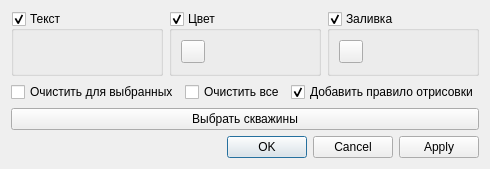
<?xml version="1.0" encoding="UTF-8"?>
<ui version="4.0">
 <author>Alex Russkikh</author>
 <class>wellsMarkDialog_base</class>
 <widget class="QDialog" name="wellsMarkDialog_base">
  <property name="geometry">
   <rect>
    <x>0</x>
    <y>0</y>
    <width>429</width>
    <height>169</height>
   </rect>
  </property>
  <property name="windowTitle">
   <string>Mark wells</string>
  </property>
  <layout class="QVBoxLayout" name="verticalLayout">
   <item>
    <layout class="QHBoxLayout" name="horizontalLayout">
     <item>
      <widget class="QGroupBox" name="grpBox1">
       <property name="title">
        <string>Текст</string>
       </property>
       <property name="checkable">
        <bool>true</bool>
       </property>
       <property name="checked">
        <bool>true</bool>
       </property>
       <layout class="QVBoxLayout" name="verticalLayout_5">
        <item>
         <widget class="QgsFieldExpressionWidget" name="mFieldExpMarkText"/>
        </item>
       </layout>
      </widget>
     </item>
     <item>
      <widget class="QGroupBox" name="grpBox2">
       <property name="title">
        <string>Цвет</string>
       </property>
       <property name="checkable">
        <bool>true</bool>
       </property>
       <property name="checked">
        <bool>true</bool>
       </property>
       <layout class="QVBoxLayout" name="verticalLayout_6">
        <item>
         <widget class="QgsColorButtonV2" name="mCBtnLine"/>
        </item>
       </layout>
      </widget>
     </item>
     <item>
      <widget class="QGroupBox" name="grpBox3">
       <property name="title">
        <string>Заливка</string>
       </property>
       <property name="checkable">
        <bool>true</bool>
       </property>
       <layout class="QVBoxLayout" name="verticalLayout_7">
        <item>
         <widget class="QgsColorButtonV2" name="mCBtnFill"/>
        </item>
       </layout>
      </widget>
     </item>
    </layout>
   </item>
   <item>
    <layout class="QHBoxLayout" name="horizontalLayout_2">
     <item>
      <widget class="QCheckBox" name="chkBoxClearOldMark">
       <property name="text">
        <string>Очистить для выбранных</string>
       </property>
      </widget>
     </item>
     <item>
      <widget class="QCheckBox" name="chkBoxClearAllMark">
       <property name="text">
        <string>Очистить все</string>
       </property>
      </widget>
     </item>
     <item>
      <widget class="QCheckBox" name="chkBoxAddDrawRule">
       <property name="text">
        <string>Добавить правило отрисовки</string>
       </property>
       <property name="checked">
        <bool>true</bool>
       </property>
      </widget>
     </item>
    </layout>
   </item>
   <item>
    <widget class="QPushButton" name="btnOpenBrowser">
     <property name="text">
      <string>Выбрать скважины</string>
     </property>
     <property name="checkable">
      <bool>false</bool>
     </property>
     <property name="flat">
      <bool>false</bool>
     </property>
    </widget>
   </item>
   <item>
    <widget class="QDialogButtonBox" name="buttonBox">
     <property name="orientation">
      <enum>Qt::Horizontal</enum>
     </property>
     <property name="standardButtons">
      <set>QDialogButtonBox::Apply|QDialogButtonBox::Cancel|QDialogButtonBox::Ok</set>
     </property>
    </widget>
   </item>
  </layout>
 </widget>
 <customwidgets>
  <customwidget>
   <class>QgsColorButtonV2</class>
   <extends>QToolButton</extends>
   <header>qgscolorbuttonv2.h</header>
  </customwidget>
  <customwidget>
   <class>QgsFieldExpressionWidget</class>
   <extends>QWidget</extends>
   <header>qgsfieldexpressionwidget.h</header>
  </customwidget>
 </customwidgets>
 <resources/>
 <connections>
  <connection>
   <sender>buttonBox</sender>
   <signal>accepted()</signal>
   <receiver>wellsMarkDialog_base</receiver>
   <slot>accept()</slot>
   <hints>
    <hint type="sourcelabel">
     <x>248</x>
     <y>254</y>
    </hint>
    <hint type="destinationlabel">
     <x>157</x>
     <y>274</y>
    </hint>
   </hints>
  </connection>
  <connection>
   <sender>buttonBox</sender>
   <signal>rejected()</signal>
   <receiver>wellsMarkDialog_base</receiver>
   <slot>reject()</slot>
   <hints>
    <hint type="sourcelabel">
     <x>316</x>
     <y>260</y>
    </hint>
    <hint type="destinationlabel">
     <x>286</x>
     <y>274</y>
    </hint>
   </hints>
  </connection>
  <connection>
   <sender>btnOpenBrowser</sender>
   <signal>clicked()</signal>
   <receiver>wellsMarkDialog_base</receiver>
   <slot>on_btnOpenBrowser()</slot>
   <hints>
    <hint type="sourcelabel">
     <x>193</x>
     <y>88</y>
    </hint>
    <hint type="destinationlabel">
     <x>193</x>
     <y>68</y>
    </hint>
   </hints>
  </connection>
 </connections>
 <slots>
  <slot>on_btnOpenBrowser()</slot>
 </slots>
</ui>
